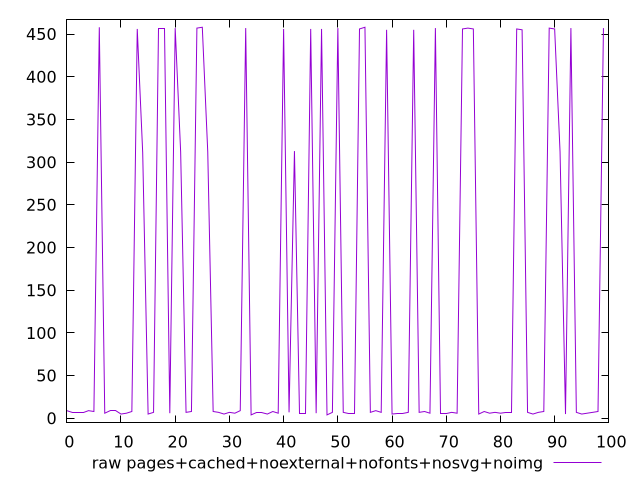

This figure's gnuplot source:
$_rawPagesCachedNoexternalNofontsNosvgNoimg <<EOF
9
7
7
7
9
8
458
6
9
9
5
6
8
456
311
5
7
456
456
6
457
312
7
8
457
458
312
8
7
5
7
6
9
457
4
7
7
5
8
6
456
7
313
6
6
456
6
456
4
7
457
7
6
6
456
458
7
9
7
455
5
6
6
7
455
7
8
6
457
6
6
7
6
456
457
456
5
8
6
7
6
7
7
456
455
7
5
7
8
457
456
312
5
457
7
5
6
7
8
457
EOF
set key outside below
set terminal pngcairo
set output "report_00005_2020-11-02T22-26-11.212Z/render-blocking-resources/pages+cached+noexternal+nofonts+nosvg+noimg//raw.png"
set yrange [-5.08:467.08]
plot $_rawPagesCachedNoexternalNofontsNosvgNoimg title "raw pages+cached+noexternal+nofonts+nosvg+noimg" with line ,
